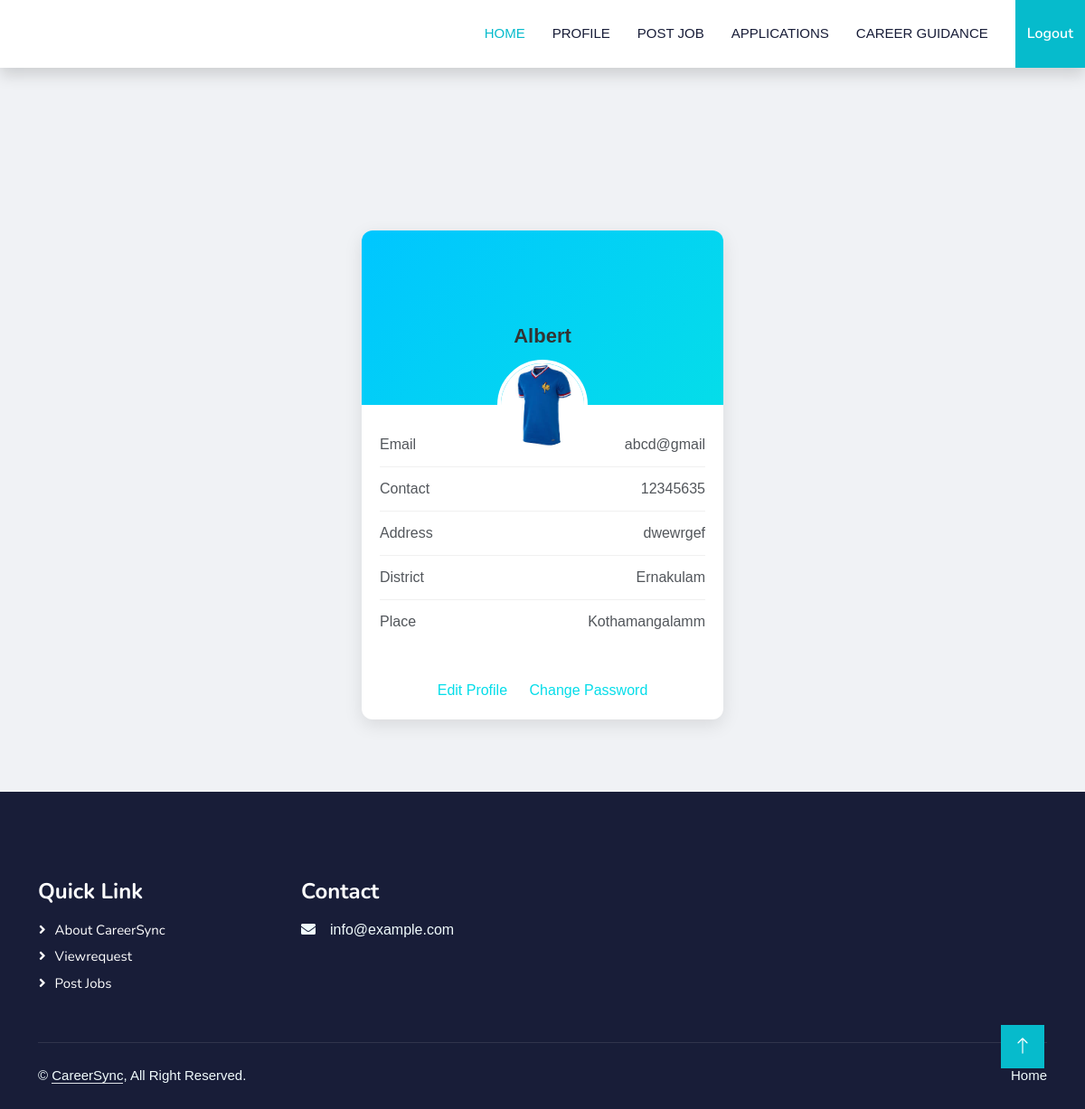
The page /Recruiter/Myprofile/ (signed in) on the database its author committed.
### Guest/models.py (models this page shows)
class tbl_recruiter(models.Model):
    recruiter_name=models.CharField(max_length=50)
    recruiter_email=models.CharField(max_length=50)
    recruiter_password=models.CharField(max_length=50)
    recruiter_address=models.CharField(max_length=50)
    recruiter_status=models.IntegerField(default=0)
    recruiter_contact=models.CharField(max_length=50)
    recruiter_photo=models.FileField(upload_to="Assets/Recruiterdocs/Photo/")
    recruiter_proof=models.FileField(upload_to="Assets/Recruiterdocs/Proof/")
    recruiter_licence=models.FileField(upload_to="Assets/Recruiterdocs/Licence/")
    place=models.ForeignKey(tbl_place,on_delete=models.CASCADE)

### Admin/models.py (models this page shows)
class tbl_place(models.Model):
    place_name = models.CharField(max_length=50)
    district=models.ForeignKey(tbl_district,on_delete=models.CASCADE)

class tbl_district(models.Model):
    district_name=models.CharField(max_length=50)

### Recruiter/views.py (the view)
# urls.py: path('Myprofile/',views.Myprofile,name='Myprofile'),
def Myprofile(request):
    if "rid" not in request.session:
        return redirect("Guest:Login")
    else:
        recruiter=tbl_recruiter.objects.get(id=request.session['rid'])
        return render(request,'recruiter/Myprofile.html',{'recruiter':recruiter})

### Recruiter/Templates/Recruiter/Myprofile.html (shortened to what this page needs)
{% extends 'Recruiter/Header.html' %}
{% block content %}
<!DOCTYPE html>
<html lang="en">
<head>
</head>
<body>
    <div class="profile-card">
        <div class="profile-header">
            <img src="{{ recruiter.recruiter_photo.url }}" alt="Profile Photo">
            <div class="profile-name">{{ recruiter.recruiter_name }}</div>
        </div>
        <div class="profile-info">
            <div><span>Email</span> <span>{{ recruiter.recruiter_email }}</span></div>
            <div><span>Contact</span> <span>{{ recruiter.recruiter_contact }}</span></div>
            <div><span>Address</span> <span>{{ recruiter.recruiter_address }}</span></div>
            <div><span>District</span> <span>{{ recruiter.place.district.district_name }}</span></div>
            <div><span>Place</span> <span>{{ recruiter.place.place_name }}</span></div>
        </div>
        <div class="profile-actions">
            <a href="{% url 'Recruiter:Editprofile' %}">Edit Profile</a>
            <a href="{% url 'Recruiter:Changepassword' %}">Change Password</a>
        </div>
    </div>
</body>
</html>
{% endblock %}

### Guest/static/Main/css/style.css (style rules this page uses)
:root { --primary: #06BBCC; --light: #F0FBFC; --dark: #181d38; }

### Recruiter/Templates/Recruiter/Myprofile.html (style rules this page uses)
body { font-family: 'Arial', sans-serif; background-color: #f0f2f5; margin: 0; padding: 0; }
.profile-card { max-width: 400px; margin: 80px auto; background-color: #fff; border-radius: 12px; box-shadow: 0 6px 20px rgba(0, 0, 0, 0.1); overflow: hidden; text-align: center; }
.profile-header { background: linear-gradient(135deg, #00c6ff, #05dde9); padding: 40px 20px 60px; position: relative; }
.profile-header img { width: 100px; height: 100px; border-radius: 50%; border: 4px solid #fff; object-fit: cover; position: absolute; bottom: -50px; left: 50%; transform: translateX(-50%); }
.profile-name { margin-top: 60px; font-size: 22px; font-weight: bold; color: #333; }
.profile-info { padding: 20px; text-align: left; }
.profile-info div { display: flex; justify-content: space-between; padding: 12px 0; border-bottom: 1px solid #f0f0f0; font-size: 16px; }
.profile-info div:last-child { border-bottom: none; }
.profile-actions { padding: 20px; text-align: center; }
.profile-actions a { color: #05dde9; text-decoration: none; font-weight: 500; margin: 0 10px; transition: color 0.3s; }

### rows shown on the page
tbl_recruiter: recruiter_photo (picture), recruiter_name "Albert", recruiter_email "abcd@gmail", recruiter_contact "12345635", recruiter_address "dwewrgef", place.district.district_name "Ernakulam", place.place_name "Kothamangalamm"
